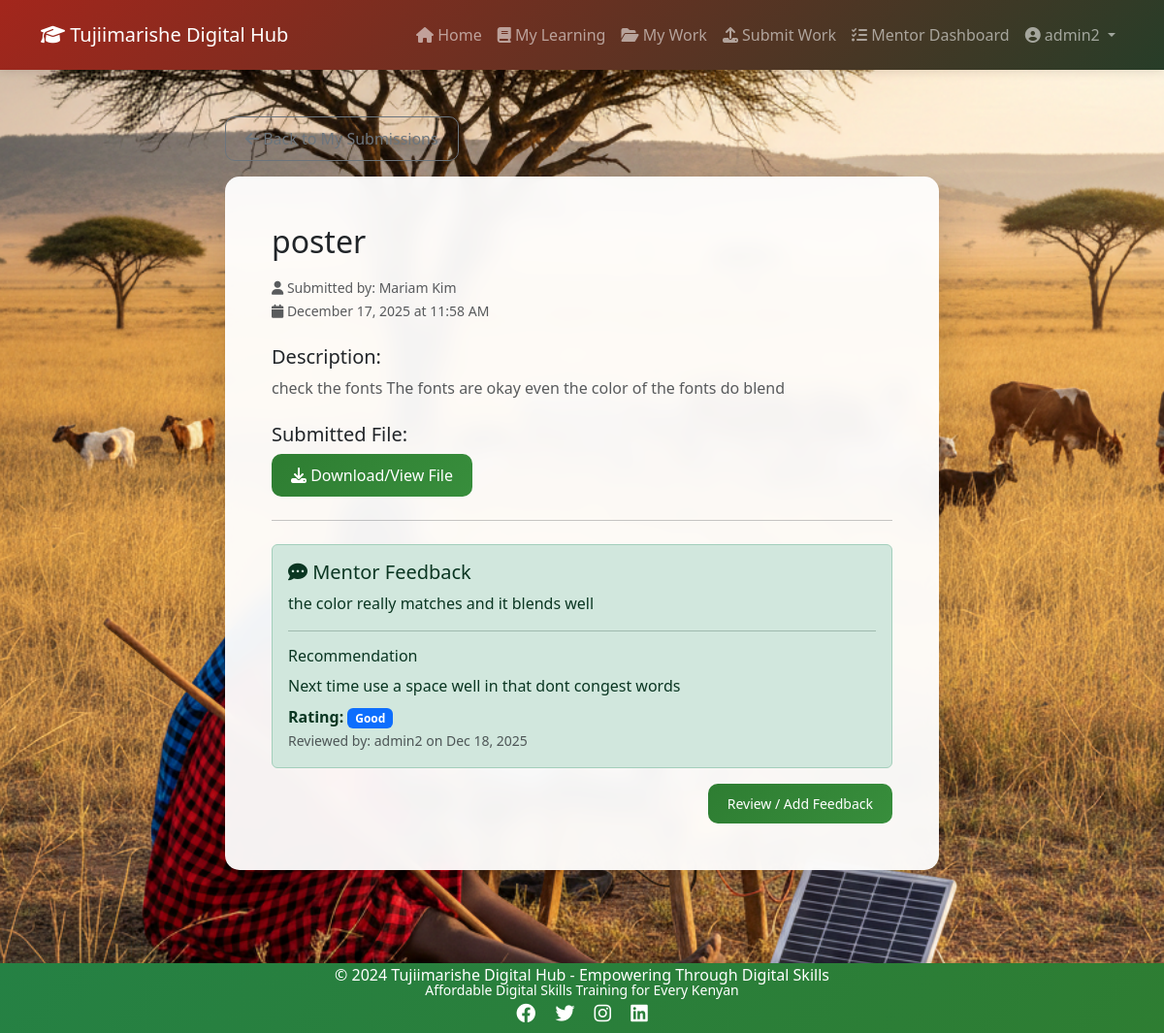
Page /submission/2/ (signed in) on the committed database.
### users/models.py (models this page shows, shortened)
class User(AbstractUser):
    USER_TYPE_CHOICES = (
        ('student', 'Student'),
        ('mentor', 'Mentor'),
        ('admin', 'Administrator'),
    )
    user_type = models.CharField(
        max_length=20,
        choices=USER_TYPE_CHOICES,
        default='student',
        help_text='Type of user account'
    )
    phone_number = models.CharField(
        max_length=15,
        blank=True,
        null=True,
        help_text='Contact phone number'
    )
    profile_picture = models.ImageField(
        upload_to='profile_pics/',
        blank=True,
        null=True,
        help_text='User profile picture'
    )
    groups = models.ManyToManyField(
        'auth.Group',
        related_name='app_users',
        blank=True,
        help_text='The groups this user belongs to.',
        verbose_name='groups'
    )
    user_permissions = models.ManyToManyField(
        'auth.Permission',
        related_name='app_user_permissions',
        blank=True,
        help_text='Specific permissions for this user.',
        verbose_name='user permissions'
    )
    bio = models.TextField(
        blank=True,
        null=True,
        help_text='Short biography'
    )
    date_of_birth = models.DateField(
        blank=True,
        null=True,
        help_text='Date of birth'
    )
    location = models.CharField(
        max_length=100,
        blank=True,
        null=True,
        help_text='User location/address'
    )
    created_at = models.DateTimeField(auto_now_add=True)
    updated_at = models.DateTimeField(auto_now=True)
    class Meta:
        ordering = ['-created_at']
        verbose_name = 'User'
        verbose_name_plural = 'Users'

### materials/models.py (models this page shows, shortened)
class WorkSubmission(models.Model):
    user = models.ForeignKey(settings.AUTH_USER_MODEL, on_delete=models.CASCADE, related_name='work_submissions')
    category = models.ForeignKey(SkillCategory, on_delete=models.SET_NULL, null=True, blank=True)
    title = models.CharField(max_length=200)
    description = models.TextField()
    file = models.FileField(upload_to='work_submissions/')
    submitted_at = models.DateTimeField(auto_now_add=True)
    is_reviewed = models.BooleanField(default=False)
    class Meta:
        ordering = ['-submitted_at']

class MentorFeedback(models.Model):
    RATING_CHOICES = [
        ('excellent', 'Excellent'),
        ('good', 'Good'),
        ('needs_improvement', 'Needs Improvement'),
    ]
    submission = models.OneToOneField(WorkSubmission, on_delete=models.CASCADE, related_name='feedback')
    mentor = models.ForeignKey(settings.AUTH_USER_MODEL, on_delete=models.CASCADE, related_name='feedback_given')
    feedback = models.TextField()
    recommendation = models.TextField(blank=True)
    rating = models.CharField(max_length=20, choices=RATING_CHOICES)
    created_at = models.DateTimeField(auto_now_add=True)

### materials/views.py (the view)
# urls.py: path('submission/<int:pk>/', views.submission_detail, name='submission_detail'),
@login_required
def submission_detail(request, pk):
    is_reviewer = request.user.is_authenticated and (request.user.is_staff or getattr(request.user, 'user_type', None) == 'mentor' or request.user.groups.filter(name='mentors').exists())
    if is_reviewer:
        submission = get_object_or_404(WorkSubmission, pk=pk)
    else:
        submission = get_object_or_404(WorkSubmission, pk=pk, user=request.user)
    context = {
        'submission': submission,
        'can_review': is_reviewer,
    }
    return render(request, 'materials/submission_detail.html', context)

### templates/materials/submission_detail.html (shortened to what this page needs)
{% extends 'base.html' %}
{% block content %}
<div class="row justify-content-center">
    <div class="col-md-8">
        <a href="{% url 'materials:my_submissions' %}" class="btn btn-outline-secondary mb-3">
            <i class="fas fa-arrow-left"></i> Back to My Submissions
        </a>
        <div class="card shadow-lg border-0">
            <div class="card-body p-5">
                <h2 class="card-title mb-3">{{ submission.title }}</h2>
                <div class="mb-4">
                    <small class="text-muted">
                        <i class="fas fa-user"></i> Submitted by: {{ submission.user.get_full_name|default:submission.user.username }}
                    </small>
                    <br>
                    <small class="text-muted">
                        <i class="fas fa-calendar"></i> {{ submission.submitted_at|date:"F d, Y \a\t g:i A" }}
                    </small>
                </div>
                <h5>Description:</h5>
                <p class="text-muted">{{ submission.description }}</p>
                <h5 class="mt-4">Submitted File:</h5>
                <a href="{{ submission.file.url }}" target="_blank" class="btn btn-primary">
                    <i class="fas fa-download"></i> Download/View File
                </a>
                <hr class="my-4">
                {% if submission.feedback %}
                    <div class="alert alert-success">
                        <h5><i class="fas fa-comment-dots"></i> Mentor Feedback</h5>
                        <p class="mb-2">{{ submission.feedback.feedback }}</p>
                        {% if submission.feedback.recommendation %}
                            <hr>
                            <h6>Recommendation</h6>
                            <p class="mb-2">{{ submission.feedback.recommendation }}</p>
                        {% endif %}
                        <strong>Rating:</strong>
                        <span class="badge bg-primary">{{ submission.feedback.get_rating_display }}</span>
                        <br>
                        <small class="text-muted">
                            Reviewed by: {{ submission.feedback.mentor.get_full_name|default:submission.feedback.mentor.username }}
                            on {{ submission.feedback.created_at|date:"M d, Y" }}
                        </small>
                    </div>
                {% else %}
                    <div class="alert alert-warning">
                        <i class="fas fa-hourglass-half"></i> Your work is pending review by a mentor.
                    </div>
                {% endif %}
                {% if can_review %}
                    <div class="mt-3 text-end">
                        <a href="{% url 'materials:review_submission' submission.pk %}" class="btn btn-sm btn-primary">Review / Add Feedback</a>
                    </div>
                {% endif %}
            </div>
        </div>
    </div>
</div>
{% endblock %}

### templates/base.html (shortened to what this page needs)
<!DOCTYPE html>
<html lang="en">
<head>
    <link href="https://cdn.jsdelivr.net/npm/bootstrap@5.3.0/dist/css/bootstrap.min.css" rel="stylesheet">
    <link rel="stylesheet" href="https://cdnjs.cloudflare.com/ajax/libs/font-awesome/6.4.0/css/all.min.css">
    {% load static %}
    <link rel="stylesheet" href="{% static 'css/style.css' %}">
</head>
<body>
    <nav class="navbar navbar-expand-lg navbar-dark bg-primary">
        <div class="container">
            <a class="navbar-brand" href="{% url 'home' %}">
                <i class="fas fa-graduation-cap"></i> Tujiimarishe Digital Hub
            </a>
            <div class="collapse navbar-collapse" id="navbarNav">
                <ul class="navbar-nav ms-auto">
                    {% if user.is_authenticated %}
                        <li class="nav-item">
                            <a class="nav-link" href="{% url 'home' %}">
                                <i class="fas fa-home"></i> Home
                            </a>
                        </li>
                        <li class="nav-item">
                            <a class="nav-link" href="{% url 'materials:my_materials' %}">
                                <i class="fas fa-book"></i> My Learning
                            </a>
                        </li>
                        <li class="nav-item">
                            <a class="nav-link" href="{% url 'materials:my_submissions' %}">
                                <i class="fas fa-folder-open"></i> My Work
                            </a>
                        </li>
                        <li class="nav-item">
                            <a class="nav-link" href="{% url 'materials:submit_work' %}">
                                <i class="fas fa-upload"></i> Submit Work
                            </a>
                        </li>
                        {% if user.is_staff or user.user_type == 'mentor' or user.groups.all|length %}
                        <li class="nav-item">
                            <a class="nav-link" href="{% url 'materials:mentor_dashboard' %}">
                                <i class="fas fa-tasks"></i> Mentor Dashboard
                            </a>
                        </li>
                        {% endif %}
                        <li class="nav-item dropdown">
                            <a class="nav-link dropdown-toggle" href="#" id="userDropdown" role="button" data-bs-toggle="dropdown" aria-expanded="false">
                                <i class="fas fa-user-circle"></i> {{ user.username }}
                            </a>
                        </li>
                    {% endif %}
                </ul>
            </div>
        </div>
    </nav>
    <main class="container my-5">
        {% block content %}
        {% endblock %}
    </main>
    <footer class="bg-dark text-white text-center py-4 mt-5">
        <div class="container">
            <p class="mb-2">&copy; 2024 Tujiimarishe Digital Hub - Empowering Through Digital Skills</p>
            <p class="small mb-0">Affordable Digital Skills Training for Every Kenyan</p>
            <div class="mt-3">
                <a href="#" class="text-white me-3"><i class="fab fa-facebook fa-lg"></i></a>
                <a href="#" class="text-white me-3"><i class="fab fa-twitter fa-lg"></i></a>
                <a href="#" class="text-white me-3"><i class="fab fa-instagram fa-lg"></i></a>
                <a href="#" class="text-white"><i class="fab fa-linkedin fa-lg"></i></a>
            </div>
        </div>
    </footer>
</body>
</html>

### static/css/style.css (style rules this page uses)
body { font-family: 'Segoe UI', Tahoma, Geneva, Verdana, sans-serif; min-height: 100vh; display: flex; flex-direction: column; background-image: url('/static/images/background.png'); background-size: cover; background-position: center; background-attachment: fixed; background-repeat: no-repeat; }
main { flex: 1; position: relative; z-index: 1; }
.navbar-dark.bg-primary { background: linear-gradient(135deg, #A3261C 0%, #273d28 100%) !important; box-shadow: 0 2px 10px rgba(0, 0, 0, 0.1); padding: 1rem 0; position: relative; z-index: 1030; }
.navbar-nav .nav-link { cursor: pointer; pointer-events: auto; }
footer.bg-dark { margin-top: auto; background: linear-gradient(135deg, #132414 0%, #274629 100%) !important; box-shadow: 0 -2px 10px rgba(0, 0, 0, 0.1); padding: 0.5rem 0 !important; }
footer p { margin-bottom: 0.25rem !important; line-height: 0.5rem; }
footer .mt-3 { margin-top: 0.5rem !important; }
footer a i { font-size: 1rem; }
.card { border-radius: 15px; background-color: rgba(255, 255, 255, 0.95); backdrop-filter: blur(10px); }
.btn { border-radius: 10px; padding: 10px 20px; font-weight: 500; transition: all 0.3s ease; }
.btn-primary { background: linear-gradient(135deg, #2e7d32 0%, #388e3c 100%); border: none; }
footer.bg-dark { margin-top: auto; background: linear-gradient(135deg, #258144 0%, #2e7d32 100%) !important; box-shadow: 0 -2px 10px rgba(0, 0, 0, 0.1); }
.card { animation: fadeIn 0.5s ease-in; }

### rows in the picture
User: username "admin2"
WorkSubmission: title "poster", user.get_full_name "Mariam Kim", submitted_at "December 17, 2025 at 11:58 AM", description "check the fonts The fonts are okay even the color of the fonts do blend", feedback.feedback "the color really matches and it blends well", feedback.recommendation "Next time use a space well in that dont congest words", feedback.rating "Good", feedback.mentor.get_full_name "admin2", feedback.created_at "Dec 18, 2025"
